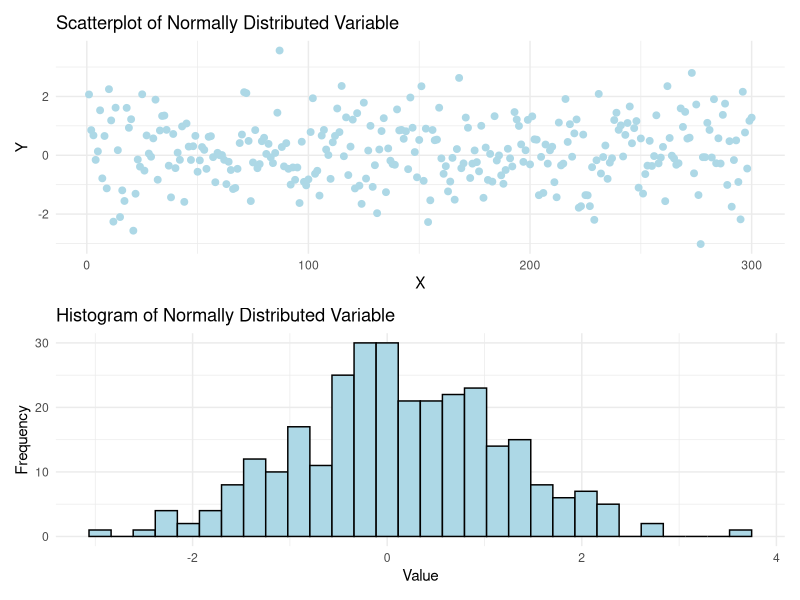
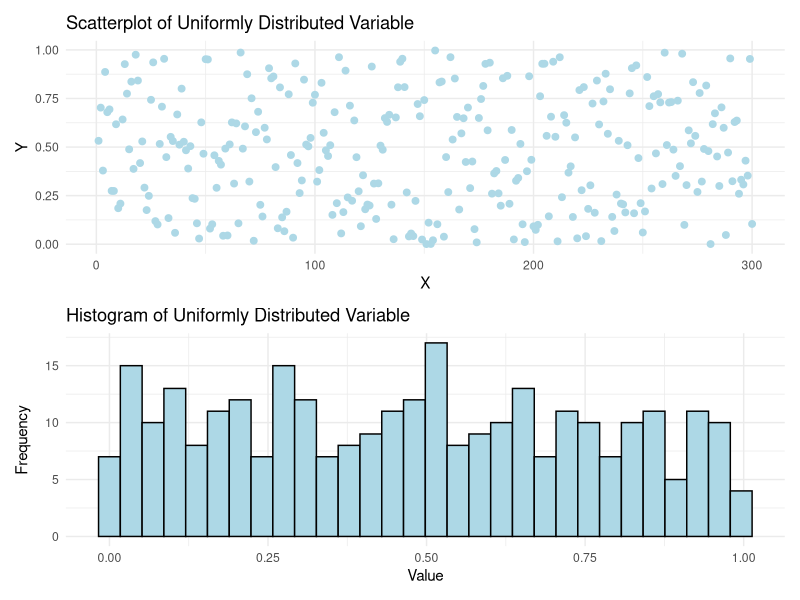
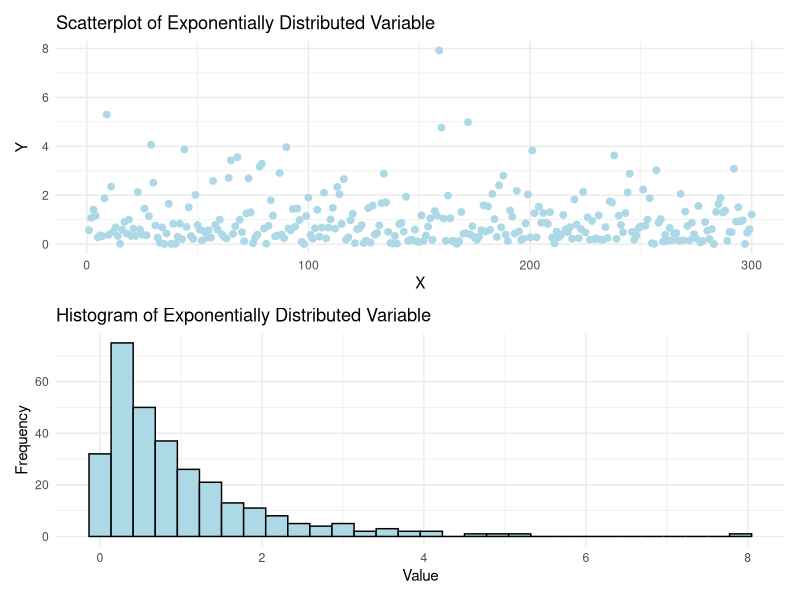
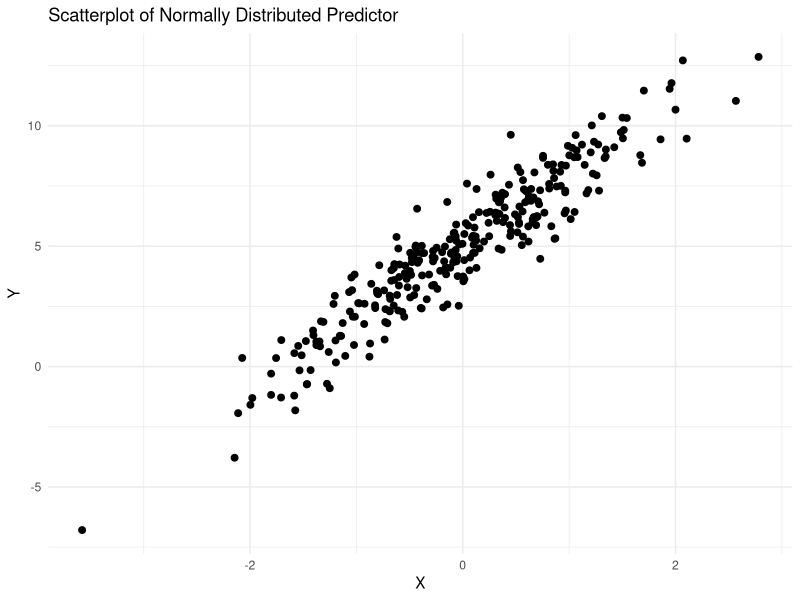
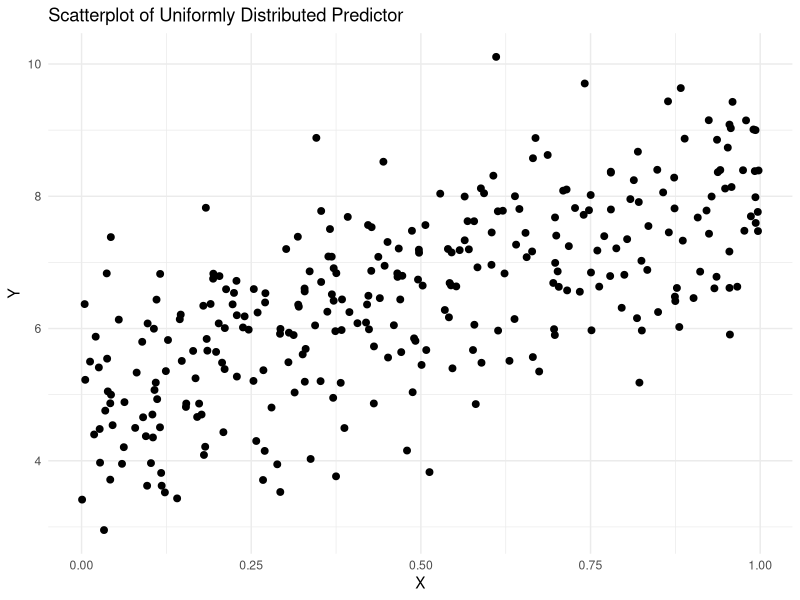
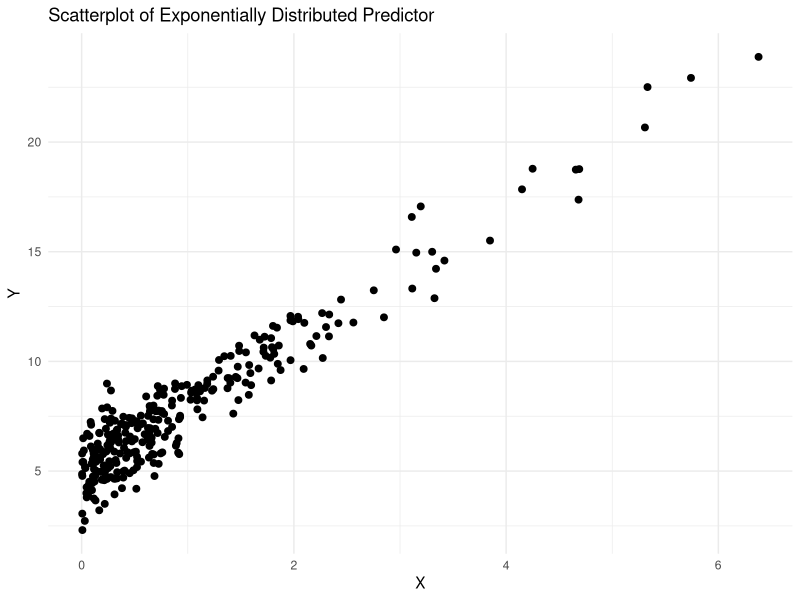
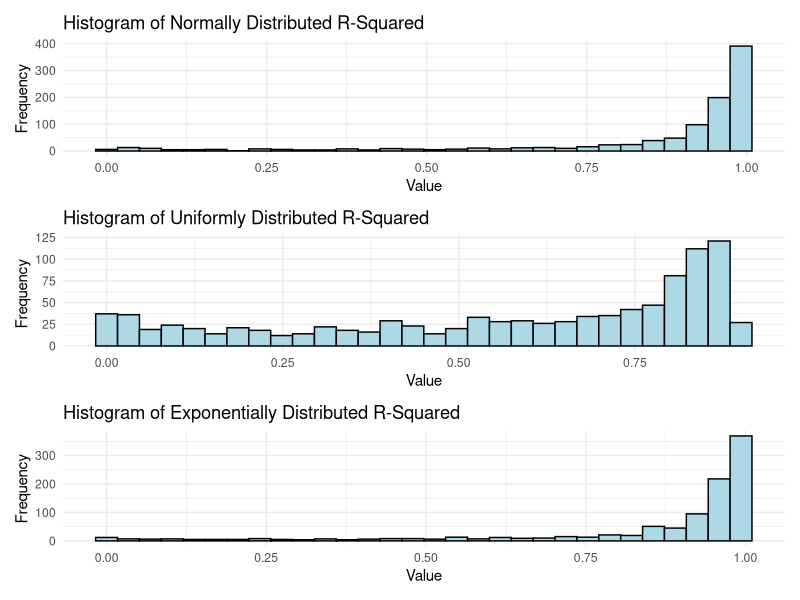
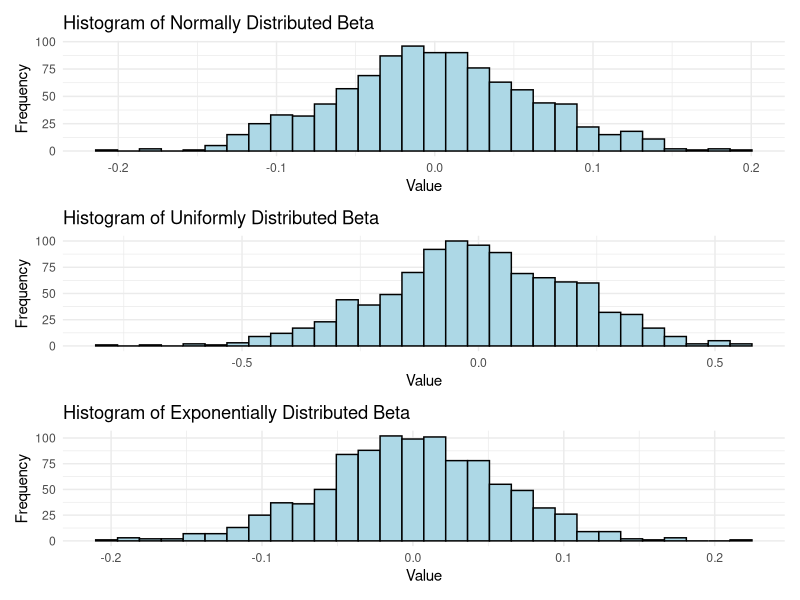

These figures' R source, in order:
## ---- chunk 1
knitr::opts_chunk$set(echo = TRUE)
## ---- chunk 2
library(ggplot2) # ggplot2 Library for Plotting
library(patchwork) # Place Plots Together

# Parameters and Data Frame
n <- 300
df <- data.frame(rnorm(n), runif(n), rexp(n))
colnames(df) <- c("Normal", "Uniform", "Exponential")
#head(df) # Observe the Dataframe

# -- Generate Plots --

# Normal Scatterplot
x <- c(1:n)
n1 <- ggplot(df, aes(x = x, y = Normal)) +
  geom_point(color = "lightblue", size = 2) +
  labs(title = "Scatterplot of Normally Distributed Variable", x = "X", y = "Y") +
  theme_minimal()

# Normal Histogram
n2 <- ggplot(df, aes(x = Normal)) +
    geom_histogram(fill = "lightblue", color = "black", bins = 30) +
    labs(title = "Histogram of Normally Distributed Variable", x = "Value", y = "Frequency") +
    theme_minimal()

print(n1/n2)
## ---- chunk 3
# Uniform Scatterplot
x <- c(1:n)
u1 <- ggplot(df, aes(x = x, y = Uniform)) +
  geom_point(color = "lightblue", size = 2) +
  labs(title = "Scatterplot of Uniformly Distributed Variable", x = "X", y = "Y") +
  theme_minimal()

# Uniform Histogram
u2 <- ggplot(df, aes(x = Uniform)) +
    geom_histogram(fill = "lightblue", color = "black", bins = 30) +
    labs(title = "Histogram of Uniformly Distributed Variable", x = "Value", y = "Frequency") +
    theme_minimal()

print(u1/u2)
## ---- chunk 4
# Exponentially Scatterplot
x <- c(1:n)
e1 <- ggplot(df, aes(x = x, y = Exponential)) +
  geom_point(color = "lightblue", size = 2) +
  labs(title = "Scatterplot of Exponentially Distributed Variable", x = "X", y = "Y") +
  theme_minimal()

# Normal Histogram
e2 <- ggplot(df, aes(x = Exponential)) +
    geom_histogram(fill = "lightblue", color = "black", bins = 30) +
    labs(title = "Histogram of Exponentially Distributed Variable", x = "Value", y = "Frequency") +
    theme_minimal()

print(e1/e2)
## ---- chunk 5
# Create Synthetic Data
n <- 300 # Number of Variables
m <- 3 # Slope
b <- 5 # Intercept
epsilon <- rnorm(n) # Gaussian Noise

# X-Values
xNorm <- rnorm(n)
xUnif <- runif(n)
xExp <- rexp(n)

# Y-Values
yNorm <- m * xNorm + b + epsilon
yUnif <- m * xUnif + b + epsilon
yExp <- m * xExp + b + epsilon

# Input into Dataframe
df <- data.frame(xNorm, xUnif, xExp, yNorm, yUnif, yExp)

# -- Plot the Scatterplots --
x <- c(1:n)

# Normal
ggplot(df, aes(x = xNorm, y = yNorm)) +
  geom_point(color = "black", size = 2) +
  labs(title = "Scatterplot of Normally Distributed Predictor", x = "X", y = "Y") +
  theme_minimal()

# Uniform
ggplot(df, aes(x = xUnif, y = yUnif)) +
  geom_point(color = "black", size = 2) +
  labs(title = "Scatterplot of Uniformly Distributed Predictor", x = "X", y = "Y") +
  theme_minimal()

# Exponential
ggplot(df, aes(x = xExp, y = yExp)) +
  geom_point(color = "black", size = 2) +
  labs(title = "Scatterplot of Exponentially Distributed Predictor", x = "X", y = "Y") +
  theme_minimal()
## ---- chunk 6
# Normal
nModel <- summary(lm(yNorm ~ xNorm, data = df))

# Uniform
uModel <- summary(lm(yUnif ~ xUnif, data = df))

# Exponential
eModel <- summary(lm(yExp ~ xExp, data = df))
## ---- chunk 7
# Rows
col1 <- c(nModel$r.squared, uModel$r.squared, eModel$r.squared)
col2 <- c(nModel$coefficients[2] - m, uModel$coefficients[2] - m, eModel$coefficients[2] - m)
col3 <- c(0.9876, 0.9884, 0.9887)

results <- data.frame(col1, col2, col3) # Results Dataframe

# Rename Rows and Columns
rownames(results) <- c("Normal", "Uniform", "Exponential")
colnames(results) <- c("R-Squared", "Beta Bias", "RSE")

results
## ---- chunk 8
# -- Simulation Setup --
iterations <- 1000
n <- 300

# -- Empty Vectors --
normalRSQ <- numeric(n)
normalBeta <- numeric(n)
uniformRSQ <- numeric(n)
uniformBeta <- numeric(n)
expRSQ <- numeric(n)
expBeta <- numeric(n)

# MC Simulation
for(i in 1:iterations){
  # -- X, Y, m, b Values --
  
  m <- runif(1, 0, 10)
  b <- runif(1, 0, 10)
  
  # X-Values
  xNorm <- rnorm(n)
  xUnif <- runif(n)
  xExp <- rexp(n)

  # Y-Values
  yNorm <- m * xNorm + b + epsilon
  yUnif <- m * xUnif + b + epsilon
  yExp <- m * xExp + b + epsilon
  
  df <- data.frame(xNorm, xUnif, xExp, yNorm, yUnif, yExp)
  
  # -- Models --
  
  # Normal
  nModel <- lm(yNorm ~ xNorm, data = df)
  nModelSummary <- summary(nModel)
  
  # Uniform
  uModel <- lm(yUnif ~ xUnif, data = df)
  uModelSummary <- summary(uModel)

  # Exponential
  eModel <- lm(yExp ~ xExp, data = df)
  eModelSummary <- summary(eModel)
  
  # Append Vectors
  normalRSQ[i] <- nModelSummary$r.squared
  normalBeta[i] <- nModelSummary$coefficients[2] - m
  uniformRSQ[i] <- uModelSummary$r.squared
  uniformBeta[i] <- uModelSummary$coefficients[2] - m
  expRSQ[i] <- eModelSummary$r.squared
  expBeta[i] <- eModelSummary$coefficients[2] - m
  
  
}
## ---- chunk 9
# -- R-Squared Histograms --

df <- data.frame(normalRSQ,
                 normalBeta,
                 uniformRSQ,
                 uniformBeta,
                 expRSQ,
                 expBeta)

# Normal Histogram
rn <- ggplot(df, aes(x = normalRSQ)) +
    geom_histogram(fill = "lightblue", color = "black", bins = 30) +
    labs(title = "Histogram of Normally Distributed R-Squared", x = "Value", y = "Frequency") +
    theme_minimal()

ru <- ggplot(df, aes(x = uniformRSQ)) +
    geom_histogram(fill = "lightblue", color = "black", bins = 30) +
    labs(title = "Histogram of Uniformly Distributed R-Squared", x = "Value", y = "Frequency") +
    theme_minimal()

re <- ggplot(df, aes(x = expRSQ)) +
    geom_histogram(fill = "lightblue", color = "black", bins = 30) +
    labs(title = "Histogram of Exponentially Distributed R-Squared", x = "Value", y = "Frequency") +
    theme_minimal()

print(rn/ru/re)

# -- Beta Histograms --

# Normal Histogram
bn <- ggplot(df, aes(x = normalBeta)) +
    geom_histogram(fill = "lightblue", color = "black", bins = 30) +
    labs(title = "Histogram of Normally Distributed Beta", x = "Value", y = "Frequency") +
    theme_minimal()

bu <- ggplot(df, aes(x = uniformBeta)) +
    geom_histogram(fill = "lightblue", color = "black", bins = 30) +
    labs(title = "Histogram of Uniformly Distributed Beta", x = "Value", y = "Frequency") +
    theme_minimal()

be <- ggplot(df, aes(x = expBeta)) +
    geom_histogram(fill = "lightblue", color = "black", bins = 30) +
    labs(title = "Histogram of Exponentially Distributed Beta", x = "Value", y = "Frequency") +
    theme_minimal()

print(bn/bu/be)
## ---- chunk 10
# Data Frame of Cooks Distance
df <- data.frame(cooks.distance(nModel),
                 cooks.distance(uModel),
                 cooks.distance(eModel))
colnames(df) <- c("CDN", "CDU", "CDE")

# Plots
x <- c(1:n)

# Normal
ggplot(df, aes(x = x, y = CDN)) +
  geom_point(color = "black", size = 2) +
  labs(title = "Cook's Distance Normal", x = "X", y = "Y") +
  theme_minimal()

# Uniform
ggplot(df, aes(x = x, y = CDU)) +
  geom_point(color = "black", size = 2) +
  labs(title = "Cook's Distance Uniform", x = "X", y = "Y") +
  theme_minimal()

# Exponential
ggplot(df, aes(x = x, y = CDE)) +
  geom_point(color = "black", size = 2) +
  labs(title = "Cook's Distance Exponential", x = "X", y = "Y") +
  theme_minimal()
